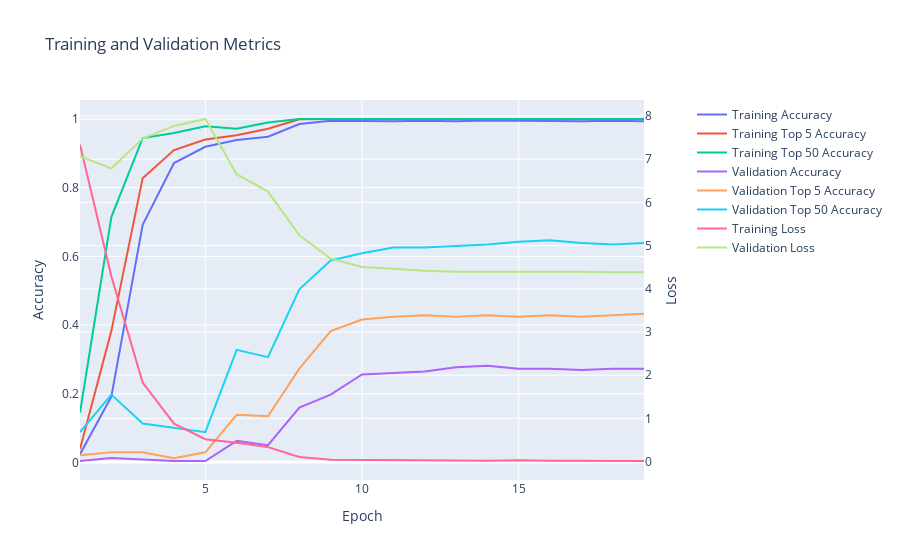

The cell this chart's notebook holds for it:
### Code cell
arcface_cross_entropy_model.display_training_history()

### Figure 1 — Plotly figure (JSON) as saved in the notebook; plotly's stock layout.template omitted (floating-point values rounded to 4 significant figures)
{"data": [{"mode": "lines", "name": "Training Accuracy", "type": "scatter", "x": [1, 2, 3, 4, 5, 6, 7, 8, 9, 10, 11, 12, 13, 14, 15, 16, 17, 18, 19], "xaxis": "x", "y": [0.02416, 0.1912, 0.6922, 0.8718, 0.9191, 0.9391, 0.9485, 0.9853, 0.9947, 0.9937, 0.9937, 0.9947, 0.9937, 0.9958, 0.9947, 0.9926, 0.9937, 0.9947, 0.9937, 0.9947], "yaxis": "y"}, {"mode": "lines", "name": "Training Top 5 Accuracy", "type": "scatter", "x": [1, 2, 3, 4, 5, 6, 7, 8, 9, 10, 11, 12, 13, 14, 15, 16, 17, 18, 19], "xaxis": "x", "y": [0.03887, 0.3824, 0.8277, 0.9097, 0.9401, 0.9527, 0.9716, 0.9989, 1.0, 1.0, 1.0, 1.0, 1.0, 1.0, 1.0, 1.0, 1.0, 1.0, 1.0, 1.0], "yaxis": "y"}, {"mode": "lines", "name": "Training Top 50 Accuracy", "type": "scatter", "x": [1, 2, 3, 4, 5, 6, 7, 8, 9, 10, 11, 12, 13, 14, 15, 16, 17, 18, 19], "xaxis": "x", "y": [0.145, 0.7143, 0.9443, 0.959, 0.979, 0.9716, 0.9895, 1.0, 1.0, 1.0, 1.0, 1.0, 1.0, 1.0, 1.0, 1.0, 1.0, 1.0, 1.0, 1.0], "yaxis": "y"}, {"mode": "lines", "name": "Validation Accuracy", "type": "scatter", "x": [1, 2, 3, 4, 5, 6, 7, 8, 9, 10, 11, 12, 13, 14, 15, 16, 17, 18, 19], "xaxis": "x", "y": [0.004202, 0.01261, 0.008403, 0.004202, 0.004202, 0.06303, 0.05042, 0.1597, 0.1975, 0.2563, 0.2605, 0.2647, 0.2773, 0.2815, 0.2731, 0.2731, 0.2689, 0.2731, 0.2731, 0.2731], "yaxis": "y"}, {"mode": "lines", "name": "Validation Top 5 Accuracy", "type": "scatter", "x": [1, 2, 3, 4, 5, 6, 7, 8, 9, 10, 11, 12, 13, 14, 15, 16, 17, 18, 19], "xaxis": "x", "y": [0.02101, 0.02941, 0.02941, 0.01261, 0.02941, 0.1387, 0.1345, 0.2731, 0.3824, 0.416, 0.4244, 0.4286, 0.4244, 0.4286, 0.4244, 0.4286, 0.4244, 0.4286, 0.4328, 0.4328], "yaxis": "y"}, {"mode": "lines", "name": "Validation Top 50 Accuracy", "type": "scatter", "x": [1, 2, 3, 4, 5, 6, 7, 8, 9, 10, 11, 12, 13, 14, 15, 16, 17, 18, 19], "xaxis": "x", "y": [0.08824, 0.1975, 0.1134, 0.1008, 0.08824, 0.3277, 0.3067, 0.5042, 0.5882, 0.6092, 0.6261, 0.6261, 0.6303, 0.6345, 0.6429, 0.6471, 0.6387, 0.6345, 0.6387, 0.6387], "yaxis": "y"}, {"mode": "lines", "name": "Training Loss", "type": "scatter", "x": [1, 2, 3, 4, 5, 6, 7, 8, 9, 10, 11, 12, 13, 14, 15, 16, 17, 18, 19], "xaxis": "x", "y": [7.335, 4.289, 1.83, 0.8786, 0.5192, 0.4371, 0.3358, 0.1082, 0.04482, 0.03617, 0.03279, 0.02031, 0.02422, 0.02267, 0.03115, 0.01933, 0.02265, 0.01756, 0.01433, 0.016], "yaxis": "y2"}, {"mode": "lines", "name": "Validation Loss", "type": "scatter", "x": [1, 2, 3, 4, 5, 6, 7, 8, 9, 10, 11, 12, 13, 14, 15, 16, 17, 18, 19], "xaxis": "x", "y": [7.072, 6.784, 7.478, 7.771, 7.93, 6.653, 6.25, 5.236, 4.7, 4.504, 4.465, 4.42, 4.395, 4.396, 4.381, 4.386, 4.395, 4.385, 4.385, 4.393], "yaxis": "y2"}], "layout": {"title": {"text": "Training and Validation Metrics"}, "xaxis": {"anchor": "y", "domain": [0.0, 0.94], "title": {"text": "Epoch"}}, "yaxis": {"anchor": "x", "domain": [0.0, 1.0], "title": {"text": "Accuracy"}}, "yaxis2": {"anchor": "x", "overlaying": "y", "side": "right", "title": {"text": "Loss"}}}}
